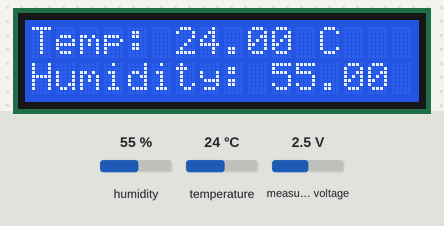
Bench run of a sketch on a simulated Arduino Uno, built with avr-gcc and run on an emulated ATmega328P. Parts: 16×2 character LCD. The test bench sets the inputs (shaded band); at power-on: humidity 55 %, temperature 24 °C, measured voltage 2.5 V. What the sketch prints to the serial monitor is not drawn.

Above: at 4.2 s.
4.3 s: humidity set to 22 %
At 9.5 s:
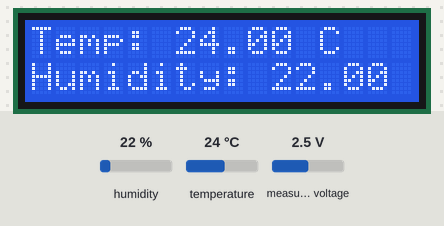
16.3 s: temperature set to 12 °C
At 22.5 s:
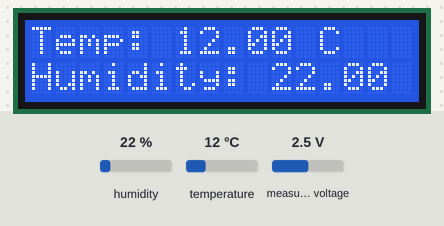
25.8 s: humidity set to 40 %
At 28.4 s:
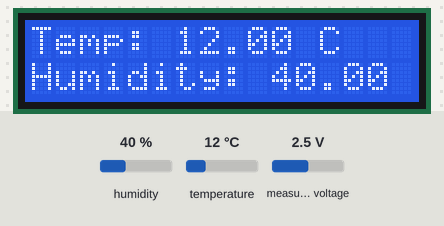
32.6 s: temperature set to 19 °C
At 34.3 s:
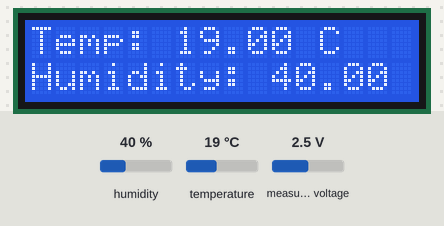
Timing chart, 0 to 35.8 s (numbered marks = the images above; inputs shaded):
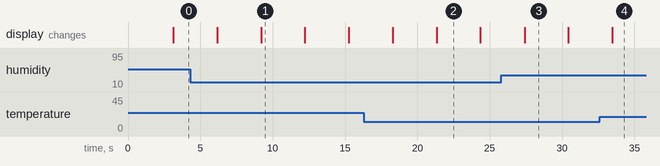

Measured:
- after the input at 4.3 s, the display: first differs from a run without the input after 4.9 s (image 1)
- after the input at 16.3 s, the display: first differs from a run without the input after 5.0 s (image 2)
- after the input at 25.8 s, the display: changes after 1.6 s (image 3)
- after the input at 32.6 s, the display: changes after 0.88 s (image 4)
- what the display in image 1 shows lasts 3.0 s, from 9.2 s to 12.2 s

The sketch:

ADS_LCD_DHT_test.ino
```cpp
#include <Wire.h>
#include <Adafruit_ADS1X15.h>
#include <LiquidCrystal_I2C.h>
#include <DHT.h>

#define DHTPIN 13        // Pin where DHT22 is connected GPI013
#define DHTTYPE DHT22    // DHT22 sensor
#define I2C_ADDR 0x27    // LCD I2C address

// Initialize the DHT sensor
DHT dht(DHTPIN, DHTTYPE);

// Initialize the LCD
LiquidCrystal_I2C lcd(I2C_ADDR, 16, 2);

// Initialize the ADS1115
Adafruit_ADS1115 ads;

// Pin for ADS1115 (connected to A0)
int adcPin = 0;

void setup() {
  // Start serial communication
  Serial.begin(115200);

  // Start the DHT sensor
  dht.begin();

  // Initialize the LCD
  lcd.init();
  lcd.backlight();
  lcd.setCursor(0, 0);
  lcd.print("DHT22 & ADS1115");
  delay(3000);
  lcd.clear();

  // Initialize the ADS1115
  if (!ads.begin()) {
    Serial.println("Failed to initialize ADS1115");
    while (1);
  }

  // Set the gain for ADS1115 (for example, 1x gain)
  ads.setGain(GAIN_TWOTHIRDS); // The range is +/-4.096V (1 bit = 0.000125V)
}

void loop() {
  // Read temperature and humidity from DHT22
  float h = dht.readHumidity();
  float t = dht.readTemperature();

  if (isnan(h) || isnan(t)) {
    Serial.println("Failed to read from DHT sensor!");
    return;
  }

  // Read ADC value from ADS1115 (single-ended)
  int16_t adcValue = ads.readADC_SingleEnded(adcPin);
  float voltage = (adcValue / 32768.0) * 6.144; // Convert ADC value to voltage (for two-thirds setting)

  // Display on Serial Monitor
  Serial.print("Temp: "); Serial.print(t); Serial.println(" C");
  Serial.print("Humidity: "); Serial.print(h); Serial.println(" %");
  Serial.print("ADC Voltage: "); Serial.print(voltage); Serial.println(" V");

  // Display on LCD - Clear the LCD screen before updating with new data

  lcd.clear();
  lcd.setCursor(0, 0);
  lcd.print("Temp: ");
  lcd.print(t);
  lcd.print(" C");

  lcd.setCursor(0, 1);
  lcd.print("Humidity: ");
  lcd.print(h);
  lcd.print(" %");

  delay(3000); // Update every 3 seconds
  lcd.clear();

  lcd.setCursor(0, 0);
  lcd.print("ADC Voltage:");
  lcd.setCursor(0, 1);
  lcd.print(voltage);
  lcd.print(" V");

  delay(3000); // Update every 3 seconds
}
```
